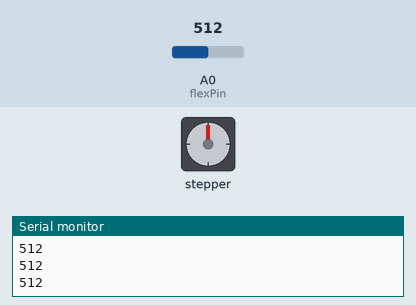
A sketch run on a simulated Arduino Uno, built with avr-gcc and run on an emulated ATmega328P. Shown: stepper motor, the last lines printed to the serial monitor. The test bench sets the inputs (shaded band); at power-on: A0 (flexPin) = 512. Stepper angles assume 4096 steps per turn.

Above: at 1.25 s.
1.3 s: A0 (flexPin) set to 490
4.3 s: A0 (flexPin) set to 510
7.3 s: A0 (flexPin) set to 306
At 20.6 s:
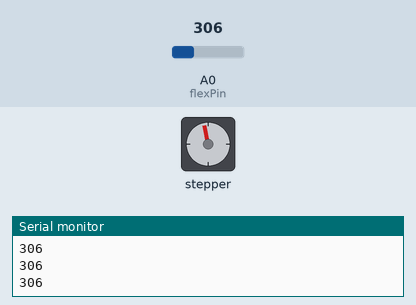
At 33.77 s:
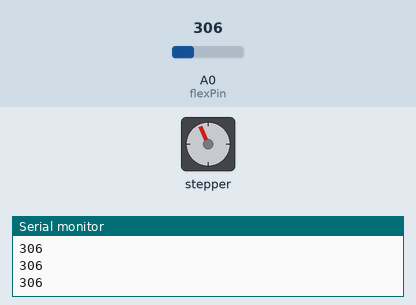
Timing chart, 0 to 33.9 s (numbered marks = the images above; inputs shaded):
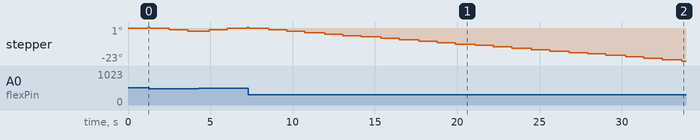

The sketch:

Flex-Motor.ino
```cpp
#include <AccelStepper.h>

#define IN1 8
#define IN2 9
#define IN3 10
#define IN4 11

// Define motor interface type
#define motorInterfaceType 8

// Initialize the stepper with pins and motor interface type
AccelStepper stepper = AccelStepper(motorInterfaceType, IN1, IN3, IN2, IN4);

// Constants
const int flexPin = A0; // Analog pin for the flex sensor
const int threshold = 500; // Threshold value for direction change

void setup() {
  Serial.begin(9600); // Begin serial communication

  // Set maximum speed for the motor
  stepper.setMaxSpeed(500); // Set a reasonable max speed
}

void loop() {
  // Read the flex sensor value
  int sensorValue = analogRead(flexPin);
  Serial.println(sensorValue); // Print the sensor value for debugging

  // Set motor speed and direction based on sensor value
  if (sensorValue < threshold) {
    // Move motor in one direction when value is below the threshold
    stepper.setSpeed(-1000); // Set negative speed for one direction
  } else if (sensorValue > threshold) {
    // Move motor in the opposite direction when value is above the threshold
    stepper.setSpeed(1000); // Set positive speed for the opposite direction
  } else {
    // Stop the motor when the value is around the threshold
    stepper.setSpeed(0);
  }

  // Run the motor at the set speed
  stepper.runSpeed();

  delay(100); // Small delay to smooth out the readings
}
```
